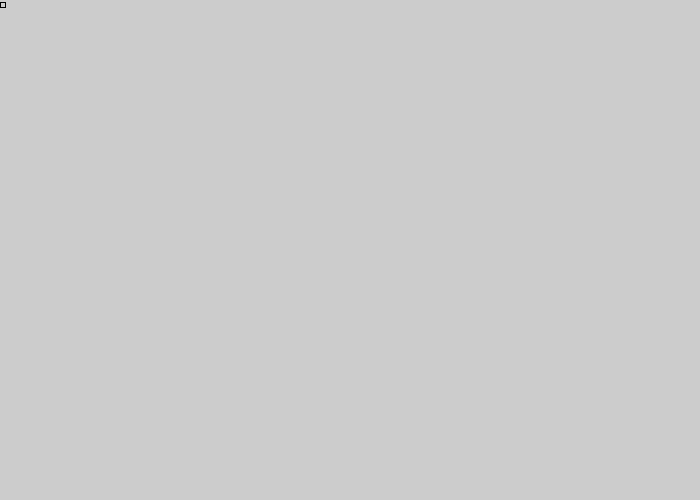
Frame 1 (no input)
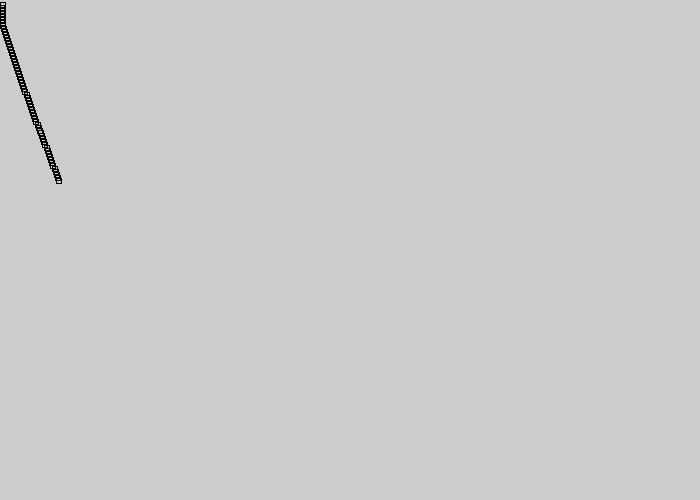
Frame 60 (the mouse pressed at the canvas centre just before this capture)
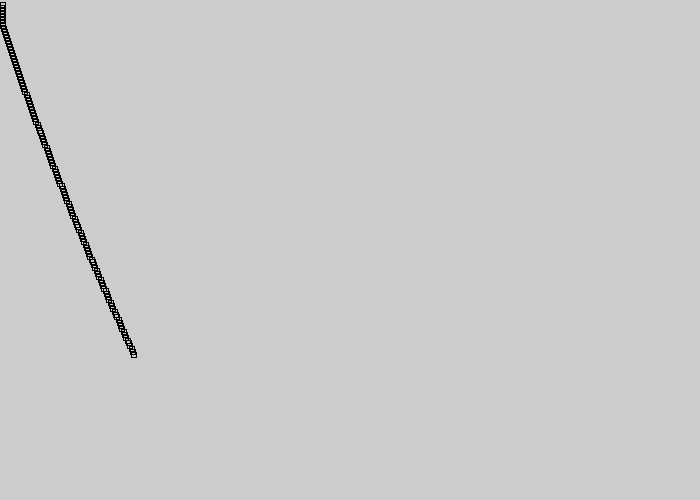
Frame 120 (the mouse held since frame 60 and released just before this capture)

The Processing sketch that drew these frames (run headless with seeded random() and noise(); from frame 60 on, the mouse is pressed at the canvas centre):

// Processing sketch: processing_43749
// ── processing_43749.pde

float x = 0;
float y = 0;
float xspeed = 1;
float yspeed = 3;
float r = 32+.2*y;
    
void setup() {
  size (700 ,500);
  frameRate(30);
}
     
void draw(){
      
  x = x + -.01+xspeed+(.001*y)-(.01*( cos(y)));
  y = y + -.01+yspeed-(.00091*x)+(.01*(cos(x)));
      
  if ((x > width) || (x < 01 )) {
    xspeed = -xspeed;
  }
    
xspeed = Y*xspeed;
        
    if (( y > height) || (y < 1)) {
      yspeed = - yspeed ;
    }
        
    strokeWeight(1);
    stroke(1);
    noFill();
    //fill(20*r+(y+2), x*1, y*1);
    rect (x,y,5, 5);
        
}
       
       
   
void keyPressed() {
  save("japey.tiff");
}
                
                
